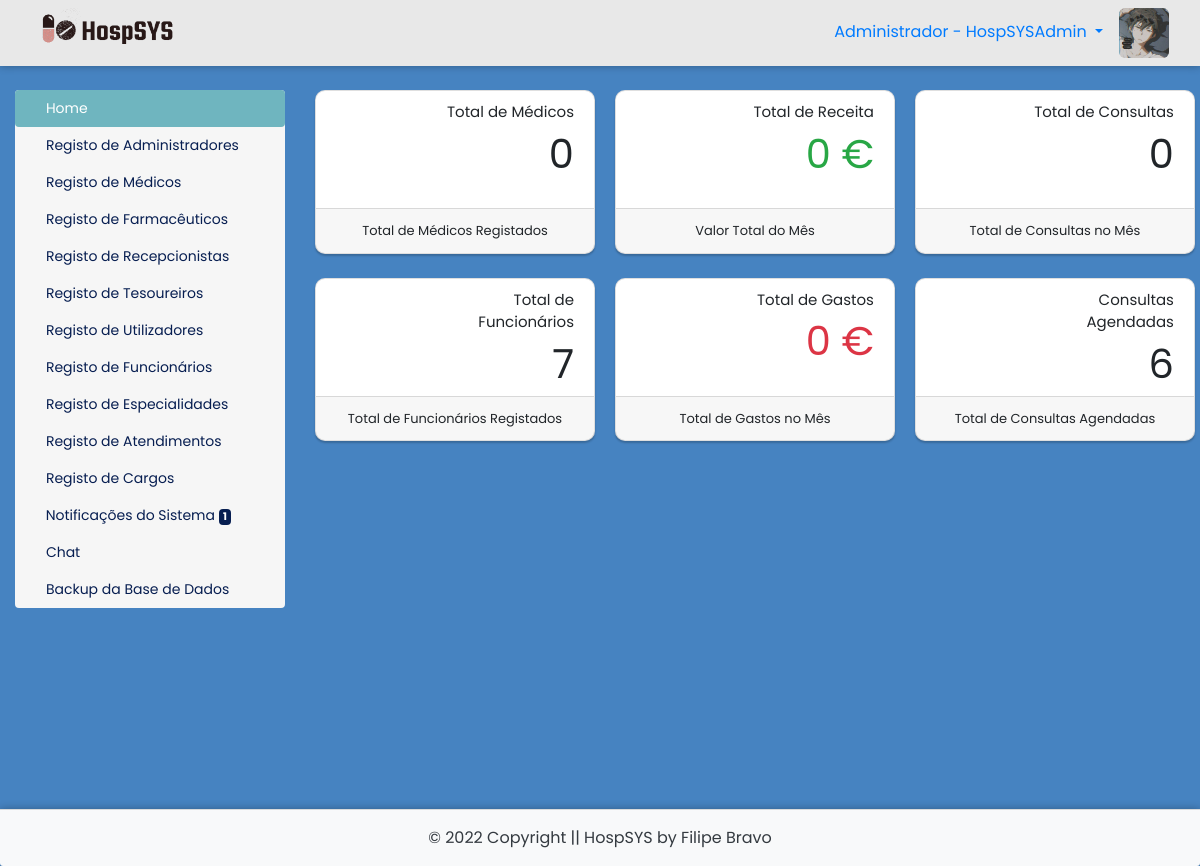
Page /painel-adm/index.php (signed in) on the committed database.
### tables this page shows
CREATE TABLE `utilizadores` (
  `id` int(11) NOT NULL AUTO_INCREMENT,
  `nome` varchar(30) NOT NULL,
  `email` varchar(40) NOT NULL,
  `nif` varchar(20) NOT NULL,
  `cc` varchar(20) NOT NULL,
  `telefone` varchar(20) NOT NULL,
  `data_nascimento` date NOT NULL,
  `data_entrada` date DEFAULT NULL,
  `cedula` varchar(20) DEFAULT NULL,
  `especialidade` int(11) DEFAULT NULL,
  `consultorio` varchar(40) DEFAULT NULL,
  `password` varchar(200) NOT NULL,
  `nivel` varchar(25) NOT NULL,
  `foto` varchar(150) DEFAULT NULL,
  `code` int(50) NOT NULL,
  `status` varchar(30) NOT NULL,
  `estado_conta` varchar(15) NOT NULL,
  PRIMARY KEY (`id`),
  KEY `especialidade` (`especialidade`),
  CONSTRAINT `utilizadores_ibfk_1` FOREIGN KEY (`especialidade`) REFERENCES `especialidades` (`id`) ON DELETE CASCADE
);

### painel-adm/consultas-notificacoes.php (called while the page is built)
<?php
		$res_1 = $pdo->query("SELECT * from remedios where stock <= '$nivel_stock'");
		$dados_1 = $res_1->fetchAll(PDO::FETCH_ASSOC);
		$valor_1 = count($dados_1);
		if($valor_1 > 0){
			$itens_1 = 1;
		}
		else
		{
			$itens_1 = 0;
		}
		$res_2 = $pdo->query("SELECT * from contas_receber where vencimento = curDate() and forma_pagamento is null");
		$dados_2 = $res_2->fetchAll(PDO::FETCH_ASSOC);
		$valor_2 = count($dados_2);
		if($valor_2 > 0){
			$itens_2 = 1;
		}
		else
		{
			$itens_2 = 0;
		}
		$res_3 = $pdo->query("SELECT * from contas_pagar where vencimento = curDate() and pago != 'Sim'");
		$dados_3 = $res_3->fetchAll(PDO::FETCH_ASSOC);
		$valor_3 = count($dados_3);
		if($valor_3 > 0){
			$itens_3 = 1;
		}
		else
		{
			$itens_3 = 0;
		}
		$res_4 = $pdo->query("SELECT * from consultas where data = curDate() and hora < curTime() and status = 'a Aguardar'");
		$dados_4 = $res_4->fetchAll(PDO::FETCH_ASSOC);
		$valor_4 = count($dados_4);
		if($valor_4 > 0){
			$itens_4 = 1;
		}
		else
		{
			$itens_4 = 0;
		}
		$total_notificacoes = $itens_1 + $itens_2 + $itens_3 + $itens_4;
 ?>

### config.php (called while the page is built, shortened)
<?php
$nivel_stock = 5;
 ?>

### painel-adm/index.php (the view, shortened to what this page needs)
<?php
require_once("../conexao.php");
require_once("../config.php");
require_once("consultas-notificacoes.php");
$id_utilizador = $_SESSION['id_utilizador'];
$resultado_foto = $pdo->query("SELECT * from utilizadores where id = $id_utilizador");
$dados_foto = $resultado_foto->fetchAll(PDO::FETCH_ASSOC);
$foto = $dados_foto[0]['foto'];
$resultado_nome = $pdo->query("SELECT * from utilizadores where id = $id_utilizador");
$dados_nome = $resultado_nome->fetchAll(PDO::FETCH_ASSOC);
$nome_utilizador = $dados_nome[0]['nome'];
$notificacoes=$total_notificacoes;
$item1 = 'home';
$item2 = 'admin';
$item3 = 'medicos';
$item4 = 'farmaceuticos';
$item5 = 'recepcionistas';
$item6 = 'tesoureiros';
$item7 = 'utilizadores';
$item8 = 'funcionarios';
$item9 = 'especialidades';
$item10 = 'atendimentos';
$item11 = 'cargos';
$item12 = 'notificacoes';
$item13 = 'editar-perfil';
$item14 = 'chat';
$item15 = 'backup';
if(@$_GET['acao'] == $item1){
	$item1ativo = 'active';
}elseif (@$_GET['acao'] == $item2 or isset($_GET[$item2])) {
	$item2ativo = 'active';
}elseif (@$_GET['acao'] == $item3) {
	$item3ativo = 'active';
}elseif (@$_GET['acao'] == $item4 or isset($_GET[$item4])) {
	$item4ativo = 'active';
}elseif (@$_GET['acao'] == $item5) {
	$item5ativo = 'active';
}elseif (@$_GET['acao'] == $item6) {
	$item6ativo = 'active';
}elseif (@$_GET['acao'] == $item7) {
	$item7ativo = 'active';
}elseif (@$_GET['acao'] == $item8) {
	$item8ativo = 'active';
}elseif (@$_GET['acao'] == $item9) {
	$item9ativo = 'active';
}elseif (@$_GET['acao'] == $item10) {
	$item10ativo = 'active';
}elseif (@$_GET['acao'] == $item11) {
	$item11ativo = 'active';
}elseif (@$_GET['acao'] == $item12) {
	$item12ativo = 'active';
}elseif (@$_GET['acao'] == $item14) {
	$item14ativo = 'active';
}elseif (@$_GET['acao'] == 'chat1') {
	$item14ativo = 'active';
}elseif (@$_GET['acao'] == $item15) {
	$item15ativo = 'active';
}else{
	$item1ativo = 'active';
}
?>
<!DOCTYPE html>
<html lang="pt-pt">
<head>
	<link rel="stylesheet" href="https://stackpath.bootstrapcdn.com/bootstrap/4.4.1/css/bootstrap.min.css">
	<link rel="stylesheet" href="../CSS/painel.css">
	<link rel="stylesheet" href="../CSS/footer.css">
	<link rel="stylesheet" href="../CSS/style1.css">
 	<link rel="stylesheet" href="https://cdnjs.cloudflare.com/ajax/libs/font-awesome/5.15.2/css/all.min.css"/>
	<link rel="stylesheet" href="https://cdnjs.cloudflare.com/ajax/libs/font-awesome/5.11.2/css/all.css">
	<link rel="stylesheet" href="https://unicons.iconscout.com/release/v3.0.6/css/line.css">
</head>
<body>
<div style="box-shadow:0px 0px 8px rgba(0, 0, 0, 0.3);">
	<nav class="navbar navbar-light bg-light">
		<div class="col-md-12">
			<img class="float-left" src="../img/logohorizontal.png">
			<div class="float-right">
				<?php echo'<img style="height: 50px; width: 50px; border-radius: 6px;" src="../img/fotos-perfil/'.$foto.'">';?>
			</div>
			<li class="float-right nav-item dropdown">
				<a class="float-right nav-link dropdown-toggle mt-1" href="#" id="navbarDropdown" role="button" data-toggle="dropdown" aria-haspopup="true" aria-expanded="false">
					Administrador - <?php echo $nome_utilizador; ?>
				</a>
			</li>
			</div>
	</div>
<div class="main-container">
<div class="container-fluid mt-4">
	<div class="row">
		<div class="col-md-3 col-sm-12 mb-4">
			<div class="nav flex-column nav-pills" id="v-pills-tab" role="tablist" aria-orientation="vertical">
				<a class="nav-link <?php echo $item1ativo ?>" id="v-pills-home-tab" href="index.php?acao=<?php echo $item1 ?>" role="tab" aria-controls="v-pills-home" aria-selected="true"><i class="fas fa-home mr-1"></i>Home</a>
				<a class="nav-link <?php echo $item2ativo ?>" id="v-pills-messages-tab" href="index.php?acao=<?php echo $item2 ?>" role="tab" aria-controls="v-pills-profile" aria-selected="false"><i class="fas fa-user-tie mr-1"></i>Registo de Administradores</a>
				<a class="nav-link <?php echo $item3ativo ?>" id="link-medicos" href="index.php?acao=<?php echo $item3 ?>" role="tab" aria-controls="v-pills-profile" aria-selected="false"><i class="fas fa-user-md mr-1"></i>Registo de Médicos</a>
				<a class="nav-link <?php echo $item4ativo ?>" id="v-pills-messages-tab" href="index.php?acao=<?php echo $item4 ?>" role="tab" aria-controls="v-pills-profile" aria-selected="false"><i class="fas fa-user-nurse mr-1"></i>Registo de Farmacêuticos</a>
				<a class="nav-link <?php echo $item5ativo ?>" id="v-pills-messages-tab" href="index.php?acao=<?php echo $item5 ?>" role="tab" aria-controls="v-pills-messages" aria-selected="false"><i class="fas fa-concierge-bell mr-1"></i>Registo de Recepcionistas</a>
				<a class="nav-link <?php echo $item6ativo ?>" id="v-pills-messages-tab" href="index.php?acao=<?php echo $item6 ?>" role="tab" aria-controls="v-pills-messages" aria-selected="false"><i class="fas fa-coins mr-1"></i>Registo de Tesoureiros</a>
				<a class="nav-link <?php echo $item7ativo ?>" id="v-pills-messages-tab" href="index.php?acao=<?php echo $item7 ?>" role="tab" aria-controls="v-pills-messages" aria-selected="false"><i class="fas fa-user mr-1"></i>Registo de Utilizadores</a>
				<a class="nav-link <?php echo $item8ativo ?>" id="v-pills-messages-tab" href="index.php?acao=<?php echo $item8 ?>" role="tab" aria-controls="v-pills-messages" aria-selected="false"><i class="fas fa-user-nurse mr-1"></i>Registo de Funcionários</a>
				<a class="nav-link <?php echo $item9ativo ?>" id="v-pills-messages-tab" href="index.php?acao=<?php echo $item9 ?>" role="tab" aria-controls="v-pills-messages" aria-selected="false"><i class="fas fa-address-card mr-1"></i>Registo de Especialidades</a>
				<a class="nav-link <?php echo $item10ativo ?>" id="v-pills-messages-tab" href="index.php?acao=<?php echo $item10 ?>" role="tab" aria-controls="v-pills-messages" aria-selected="false"><i class="fas fa-clipboard-list mr-1"></i>Registo de Atendimentos</a>
				<a class="nav-link <?php echo $item11ativo ?>" id="v-pills-messages-tab" href="index.php?acao=<?php echo $item11 ?>" role="tab" aria-controls="v-pills-messages" aria-selected="false"><i class="fas fa-list-alt mr-1"></i>Registo de Cargos</a>
				<?php if($notificacoes>0){ ?>
					<a class="nav-link <?php echo $item12ativo ?>" id="v-pills-messages-tab" href="index.php?acao=<?php echo $item12 ?>" role="tab" aria-controls="v-pills-messages" aria-selected="false"><i class="fas fa-bell"></i> Notificações do Sistema <span class="badge badge-light"><?php echo $notificacoes; ?></span></a>
				<?php } ?>
				<a class="nav-link <?php echo $item14ativo ?>" id="v-pills-messages-tab" href="index.php?acao=<?php echo $item14 ?>" role="tab" aria-controls="v-pills-messages" aria-selected="false"><i class="fas fa-comments mr-1"></i>Chat</a>
				<a class="nav-link <?php echo $item15ativo ?>" id="v-pills-messages-tab" href="backup.php?acao=<?php echo $item15 ?>" role="tab" aria-controls="v-pills-messages" aria-selected="false"><i class="fas fa-download mr-1"></i>Backup da Base de Dados</a>
			</div>
		</div>
		<div class="col-md-9 col-sm-12">
			<div class="tab-content" id="v-pills-tabContent">
				<div class="tab-pane fade show active" role="tabpanel">
					<?php if(@$_GET['acao'] == $item1){
						include_once($item1.".php");
					}elseif (@$_GET['acao'] == $item2 or isset($_GET[$item2])) {
						include_once($item2.".php");
					}elseif (@$_GET['acao'] == $item3) {
						include_once($item3.".php");
					}elseif (@$_GET['acao'] == $item4 or isset($_GET[$item4])) {
						include_once($item4.".php");
					}elseif (@$_GET['acao'] == $item5) {
						include_once($item5.".php");
					}elseif (@$_GET['acao'] == $item6) {
						include_once($item6.".php");
					}elseif (@$_GET['acao'] == $item7) {
						include_once($item7.".php");
					}elseif (@$_GET['acao'] == $item8) {
						include_once($item8.".php");
					}elseif (@$_GET['acao'] == $item9) {
						include_once($item9.".php");
					}elseif (@$_GET['acao'] == $item10) {
						include_once($item10.".php");
					}elseif (@$_GET['acao'] == $item11) {
						include_once($item11.".php");
					}elseif (@$_GET['acao'] == $item12) {
						include_once($item12.".php");
					}elseif (@$_GET['acao'] == $item13) {
						include_once($item13.".php");
					}elseif (@$_GET['acao'] == $item14) {
						include_once("users.php");
					}elseif (@$_GET['acao'] == 'chat1') {
						include_once("chat.php");
					}elseif (@$_GET['acao'] == $item15) {
						include_once("$item15.php");
					}
					else{
						include_once($item1.".php");
					}
					?>
				</div>
			</div>
		</div>
	</div>
</div>
<?php if (@$_GET['acao'] != 'chat1') { include('../footers/footer.php'); } ?>
</div>
</body>
</html>

### CSS/painel.css (style rules this page uses)
body { background-color:#4683c1; }
.navbar { background-color:#e8e8e8 !important; }
.navbar img { width:150px; }
.navbar li { list-style:none; }
.nav { background-color:#f6f6f6 !important; border-radius:4px !important; }
.nav a { color:#071e51; font-size:14px; }
.nav .active { background-color:#6fb5bf !important; }
.badge { background-color:#071e51 !important; color:#fff; }

### CSS/footer.css (style rules this page uses)
* { box-sizing: border-box; }
*:before, *:after { box-sizing: border-box; }
html, body { height: 100%; position: relative; }
.main-container { min-height: 100vh; overflow: hidden; display: block; position: relative; padding-bottom: 100px; }

### CSS/style1.css (style rules this page uses)
* { margin: 0; padding: 0; box-sizing: border-box; text-decoration: none; font-family: 'Poppins', sans-serif; }

### rows in the picture
utilizadores: foto (picture), nome "HospSYSAdmin"

### other values in the picture
$notificacoes "1"
$valor_1 "0"
$total "0"
$valor_3 "0"
$valor_4 "7"
$total_saidas "0"
$valor_6 "6"
